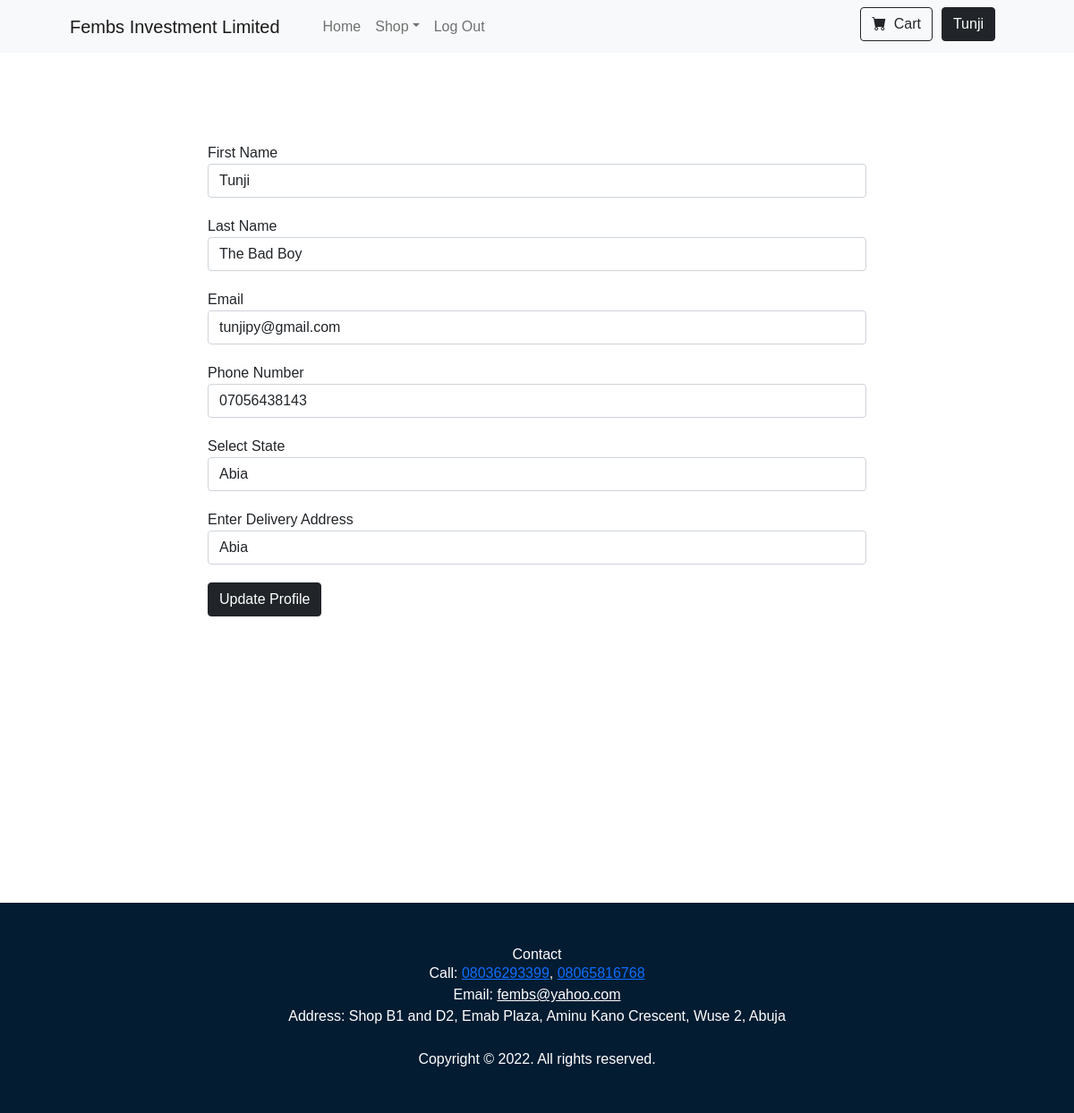
The page /edit-profile (signed in) on the database its author committed.
### application.py (models this page shows)
class User(Base, UserMixin):
    __tablename__ = "user"
    id = Column(Integer, primary_key=True)
    email = Column(String(250), nullable=False, unique=True)
    firstname = Column(String(250), nullable=False)
    lastname = Column(String(250), nullable=False)
    password = Column(String(250), nullable=False)
    phone = Column(String(11), nullable=False, unique=True)
    state = Column(String(50))
    address = Column(Text)
    items = relationship("Catalog", back_populates='seller')
    cart = relationship("CartItems", back_populates='buyer')
    order = relationship("Orders", back_populates='buyer')

### application.py (the view, shortened to what this page needs)
@application.route("/edit-profile", methods=["GET", "POST"])
def edit_profile():
    with Session(engine) as session:
        user = session.query(User).get(current_user.id)
        update_form = UpdateProfileForm(
            firstname=user.firstname,
            lastname=user.lastname,
            email=user.email,
            phone=user.phone,
            state=user.state,
            address=user.state
        )
    return render_template("register.html", form=update_form, logged_in=current_user.is_authenticated)

### forms.py
class UpdateProfileForm(FlaskForm):
    firstname = StringField("First Name", validators=[DataRequired()])
    lastname = StringField("Last Name", validators=[DataRequired()])
    email = StringField("Email", validators=[DataRequired(), Email()])
    phone = StringField("Phone Number", validators=[DataRequired()])
    state = SelectField("Select State", choices=NIGERIAN_STATES)
    address = StringField("Enter Delivery Address")
    submit = SubmitField("Update Profile")

### application.py (called while the page is built)
@login_manager.user_loader
def load_user(user_id):
    with Session(engine) as session:
        return session.query(User).get(user_id)

### templates/register.html (shortened to what this page needs)
{% import "bootstrap/wtf.html" as wtf %}
{% block content %}
{% include "header.html" %}
  <div class="container register-form">
    <div class="row">
      <div class="col-lg-8 col-md-10 mx-auto">
       {{ wtf.quick_form(form, novalidate=True, button_map={"submit": "dark"}) }}
      </div>
    </div>
  </div>
{% include "footer.html" %}
{% endblock %}

### templates/header.html (shortened to what this page needs)
<!DOCTYPE html>
<html lang="en">
    <head>
        <link href="https://cdn.jsdelivr.net/npm/bootstrap-icons@1.5.0/font/bootstrap-icons.css" rel="stylesheet" />
        <link href="{{ url_for('static', filename='css/styles.css')}}" rel="stylesheet">
    </head>
    <body>
        <nav class="navbar navbar-expand-lg navbar-light bg-light">
            <div class="container px-4 px-lg-5">
                <a class="navbar-brand" href="{{ url_for('home')}}">Fembs Investment Limited</a>
                <div class="collapse navbar-collapse" id="navbarSupportedContent">
                    <ul class="navbar-nav me-auto mb-2 mb-lg-0 ms-lg-4">
                        <li class="nav-item"><a class="nav-link active" aria-current="page" href="{{ url_for('home')}}">Home</a></li>
                        <li class="nav-item dropdown">
                            <a class="nav-link dropdown-toggle" id="navbarDropdown" href="#" role="button" data-bs-toggle="dropdown" aria-expanded="false">Shop</a>
                        </li>
                        {% if not logged_in: %}
                            <li class="nav-item"><a class = "nav-link" href="{{ url_for('login')}}">Login</a></li>
                            <li class="nav-item"><a class = "nav-link" href="{{ url_for('register_email')}}">Register</a></li>
                        {% else %}
                            <li class="nav-item"><a class = "nav-link" href="{{ url_for('logout')}}">Log Out</a></li>
                        {% endif %}
                    </ul>
                    {% if logged_in: %}
                    <form class="d-flex top-right-icons" action="{{ url_for('view_cart')}}">
                        <button class="btn btn-outline-dark" type="submit">
                            <i class="bi-cart-fill me-1"></i>
                            Cart
                        </button>
                    </form>
                    <form class="d-flex top-right-icons" action="{{ url_for('view_profile')}}">
                        <button class="btn btn-dark" type="submit">
                            {{ current_user.firstname }}
                        </button>
                    </form>
                    {% endif %}
                </div>
            </div>
        </nav>

### rows shown on the page
User: firstname "Tunji", lastname "The Bad Boy", email "tunjipy@gmail.com", phone "07056438143", state "Abia", address "Abia"
